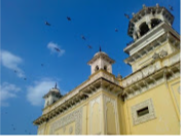
#> input picture Image Processing in OpenCV/Histograms in OpenCV/Find, Plot, Analyze !!!/home.png, 181 x 136 px
$ python PlottingHistgorams.py
#> lines starting #> are read from the running program, lines starting #| are printed output that depends on the picture
import numpy as np
import cv2 as cv
from matplotlib import pyplot as plt

if __name__ == "__main__":

    img = cv.imread('home.png', 0)
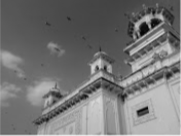
#> img: shape (136, 181); min 5, max 238, mean 117.4
    plt.hist(img.ravel(), 256, [0, 256])
    plt.show()
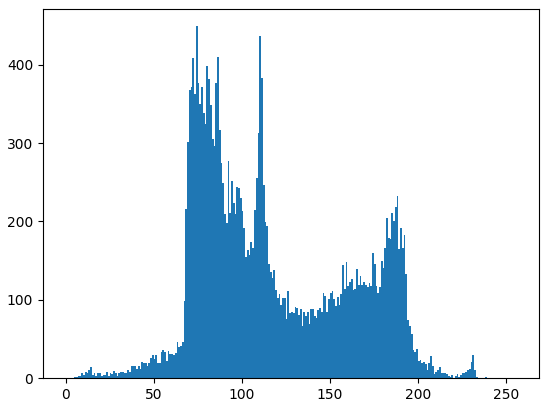
#> figure drawn by matplotlib, 1 panel; tallest bar 449 high, from x = 74 to 75
